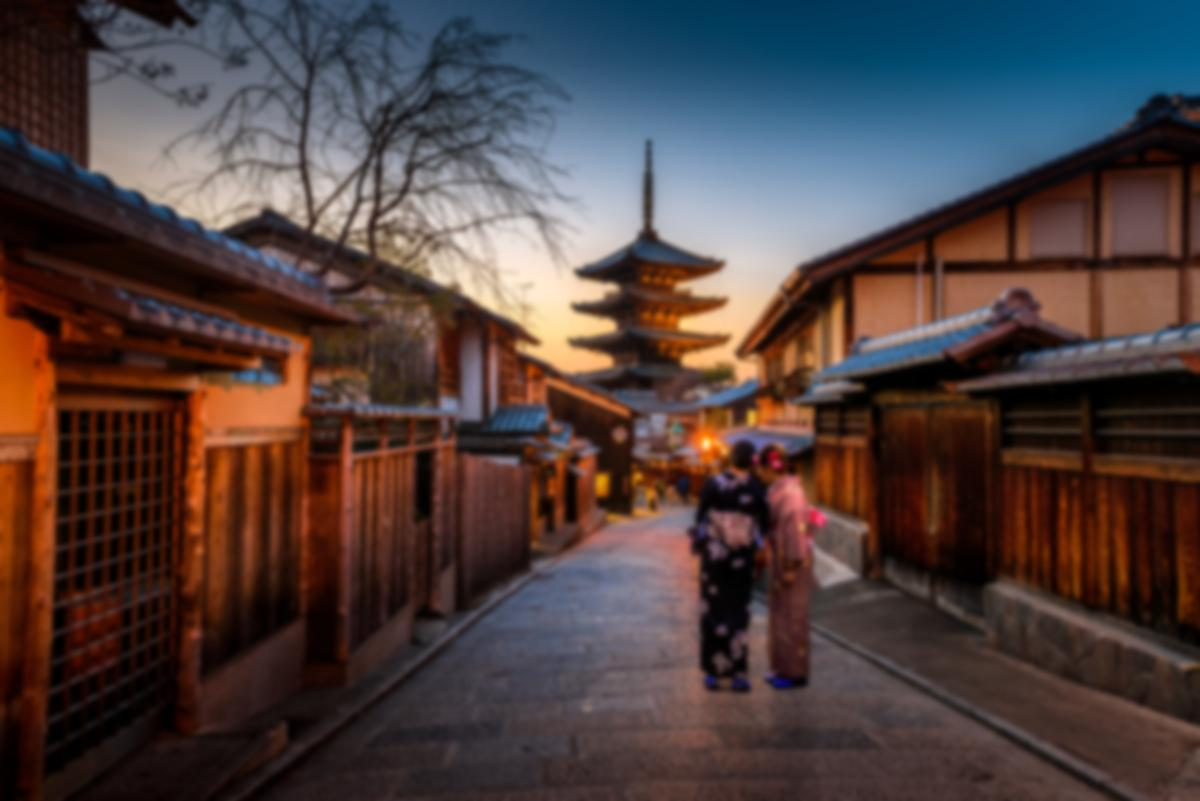
#> input picture Semana 05 - Multiprocessamento/Multiprocess/processed/photo-1493976040374-85c8e12f0c0e.jpg, 1200 x 801 px, found by its file name; its folder holds 4 pictures in this run
$ python process-images.py
#> lines starting #> are read from the running program, lines starting #| are printed output that depends on the picture
import time
import concurrent.futures
import os
from PIL import Image, ImageFilter


img_names = []
for names_imgs in os.listdir("./imgs"):
    img_names.append("imgs/" + names_imgs)

t1 = time.perf_counter()

size = (1200, 1200)


def process_image(img_name):
    img = Image.open(img_name)
#> img is the input picture: PIL image 1200x801 RGB; mean R, G, B 78.9, 64.6, 63.2

    img = img.filter(ImageFilter.GaussianBlur(15))
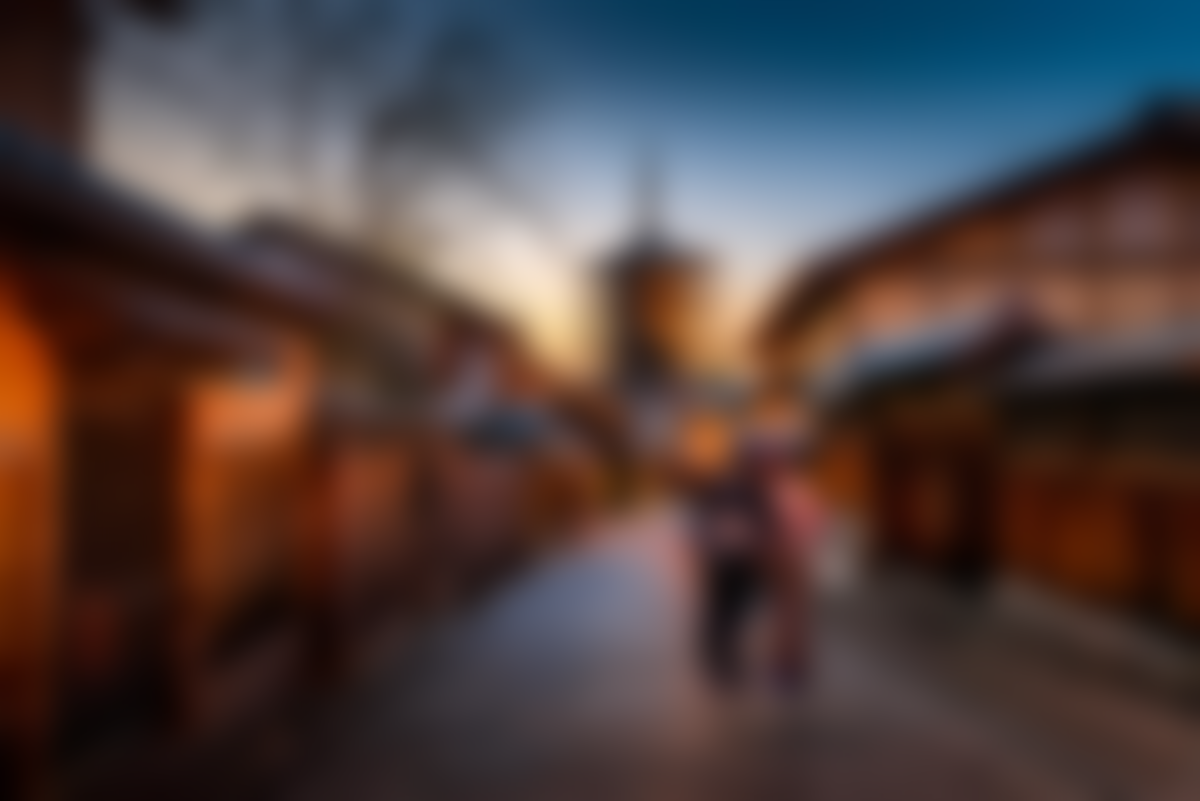
#> img: PIL image 1200x801 RGB; mean R, G, B 78.9, 64.6, 63.2

    img.thumbnail(size)
    img.save(f"processed/{img_name.replace('imgs/','')}")
    print(f"{img_name} was processed...")


with concurrent.futures.ProcessPoolExecutor() as executor:
    executor.map(process_image, img_names)


t2 = time.perf_counter()

print(f"Finished in {t2-t1} seconds")

$ run again, on Semana 05 - Multiprocessamento/Multiprocess/processed/photo-1516117172878-fd2c41f4a759.jpg
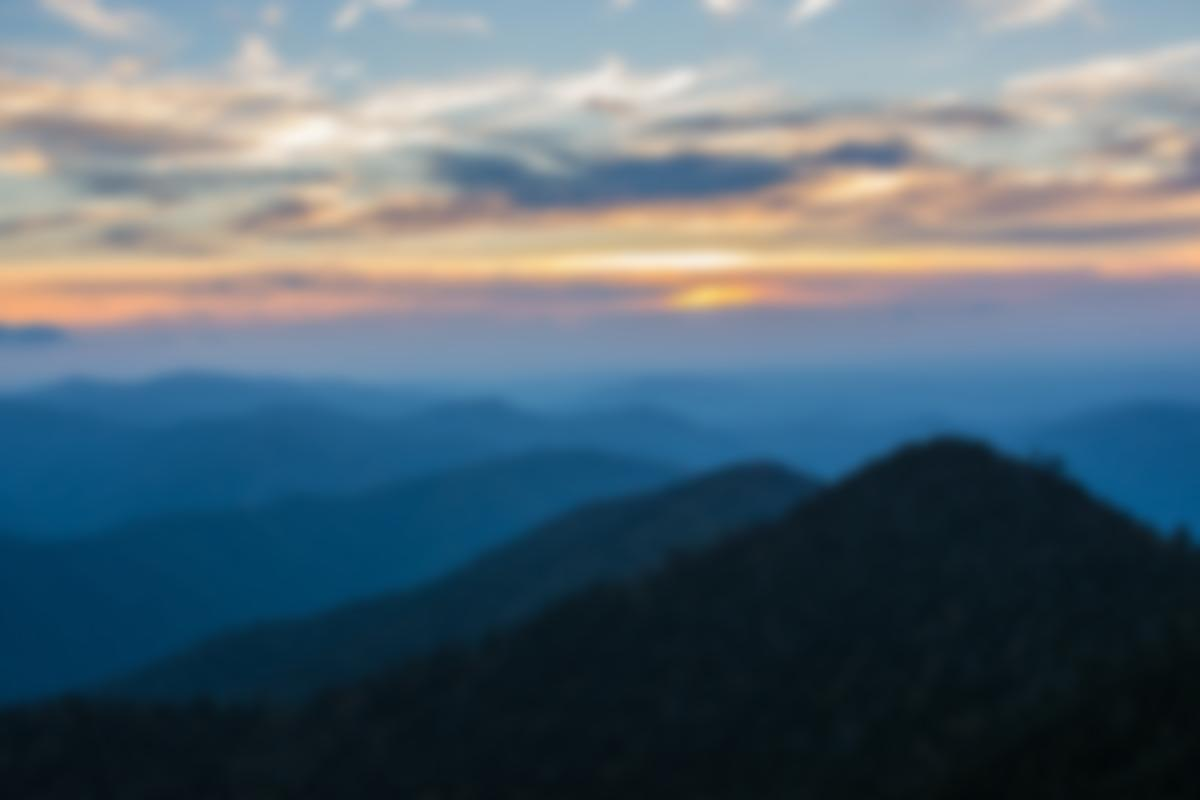
#> input picture Semana 05 - Multiprocessamento/Multiprocess/processed/photo-1516117172878-fd2c41f4a759.jpg, 1200 x 800 px, found by its file name
#> in process_image, img is the input picture: PIL image 1200x800 RGB; mean R, G, B 88, 105.2, 116.6
#> in process_image, `img = img.filter(ImageFilter.GaussianBlur(15))`:
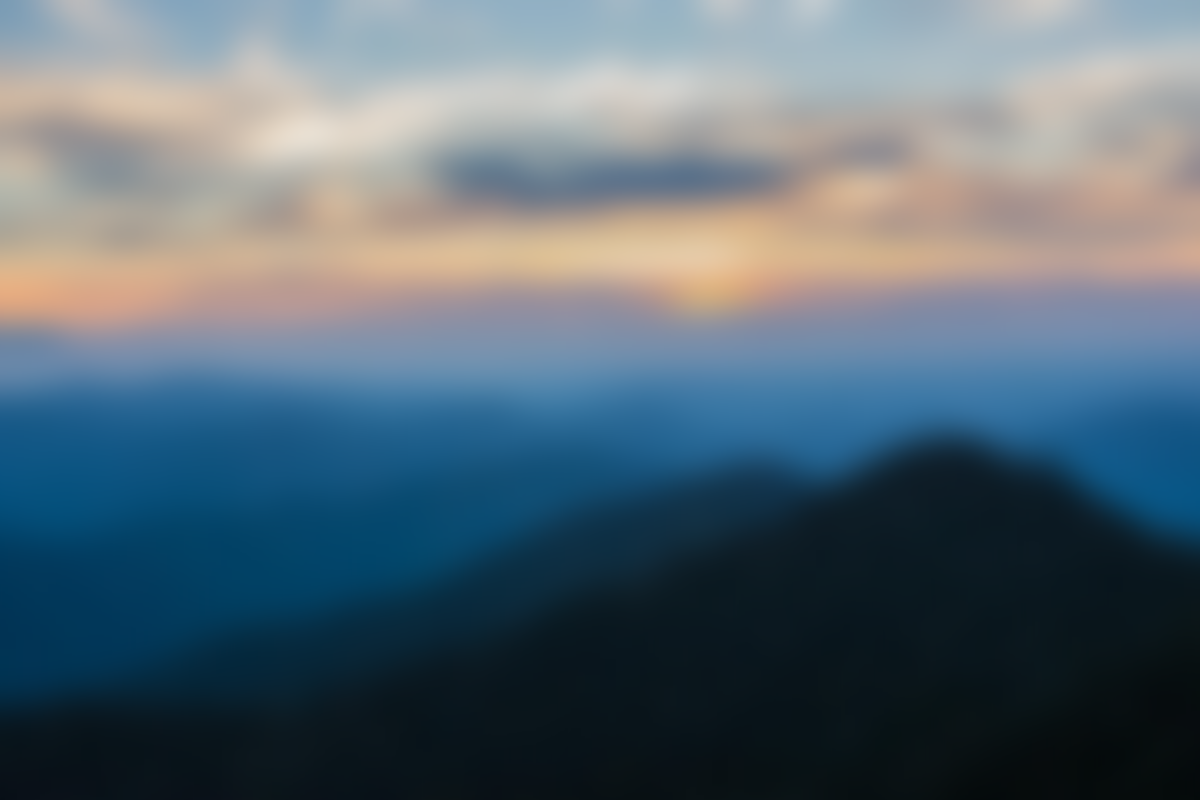
#> img: PIL image 1200x800 RGB; mean R, G, B 88, 105.2, 116.6

$ run again, on Semana 05 - Multiprocessamento/Multiprocess/processed/photo-1516972810927-80185027ca84.jpg
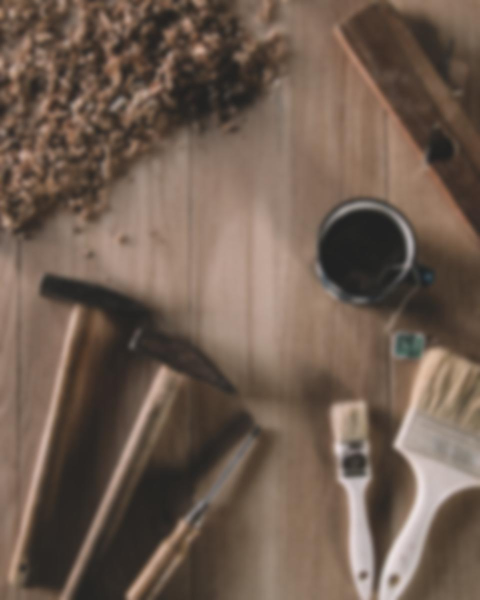
#> input picture Semana 05 - Multiprocessamento/Multiprocess/processed/photo-1516972810927-80185027ca84.jpg, 960 x 1200 px, found by its file name (shown at 1/2 size)
#> in process_image, img is the input picture: PIL image 960x1200 RGB; mean R, G, B 111.6, 93.1, 80.3
#> in process_image, `img = img.filter(ImageFilter.GaussianBlur(15))`:
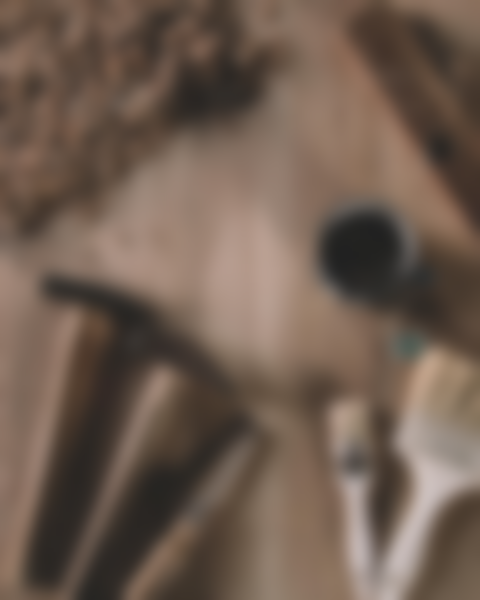
#> img: PIL image 960x1200 RGB (shown at 1/2 size); mean R, G, B 111.6, 93.1, 80.3

$ run again, on Semana 05 - Multiprocessamento/Multiprocess/processed/photo-1522364723953-452d3431c267.jpg
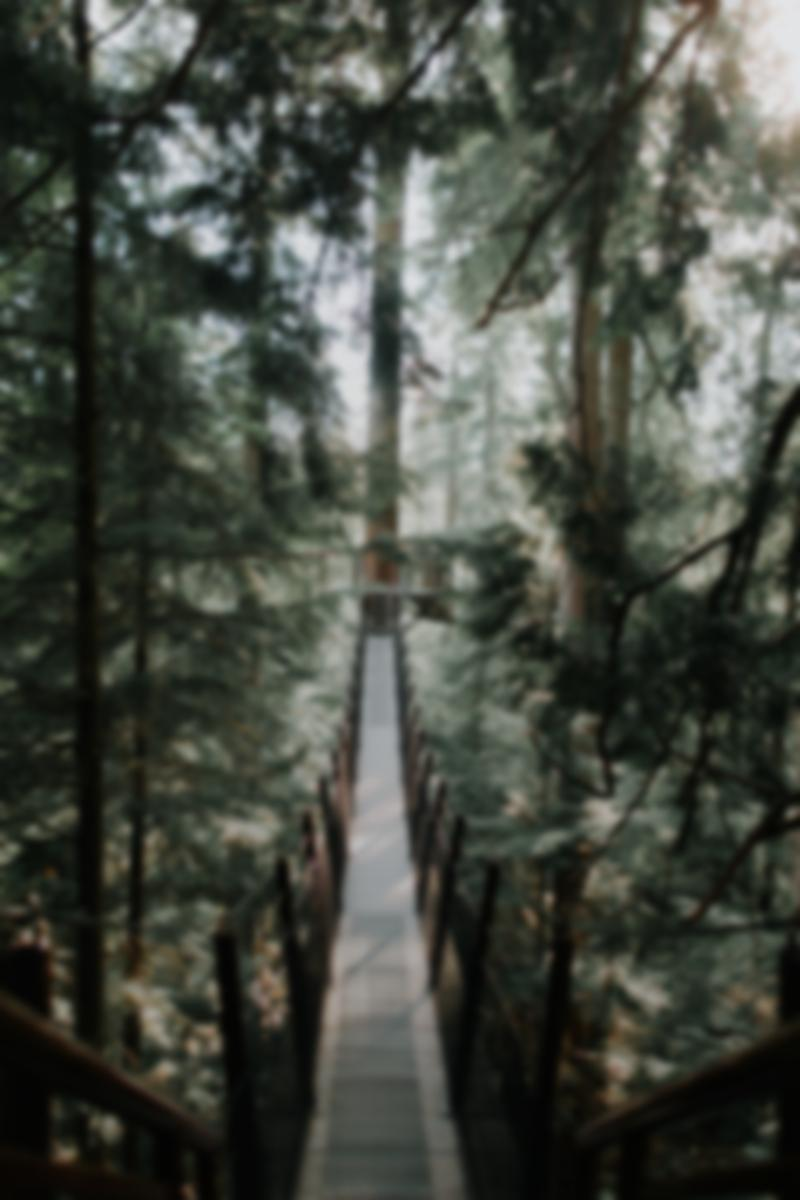
#> input picture Semana 05 - Multiprocessamento/Multiprocess/processed/photo-1522364723953-452d3431c267.jpg, 800 x 1200 px, found by its file name
#> in process_image, img is the input picture: PIL image 800x1200 RGB; mean R, G, B 69, 73.1, 64.5
#> in process_image, `img = img.filter(ImageFilter.GaussianBlur(15))`:
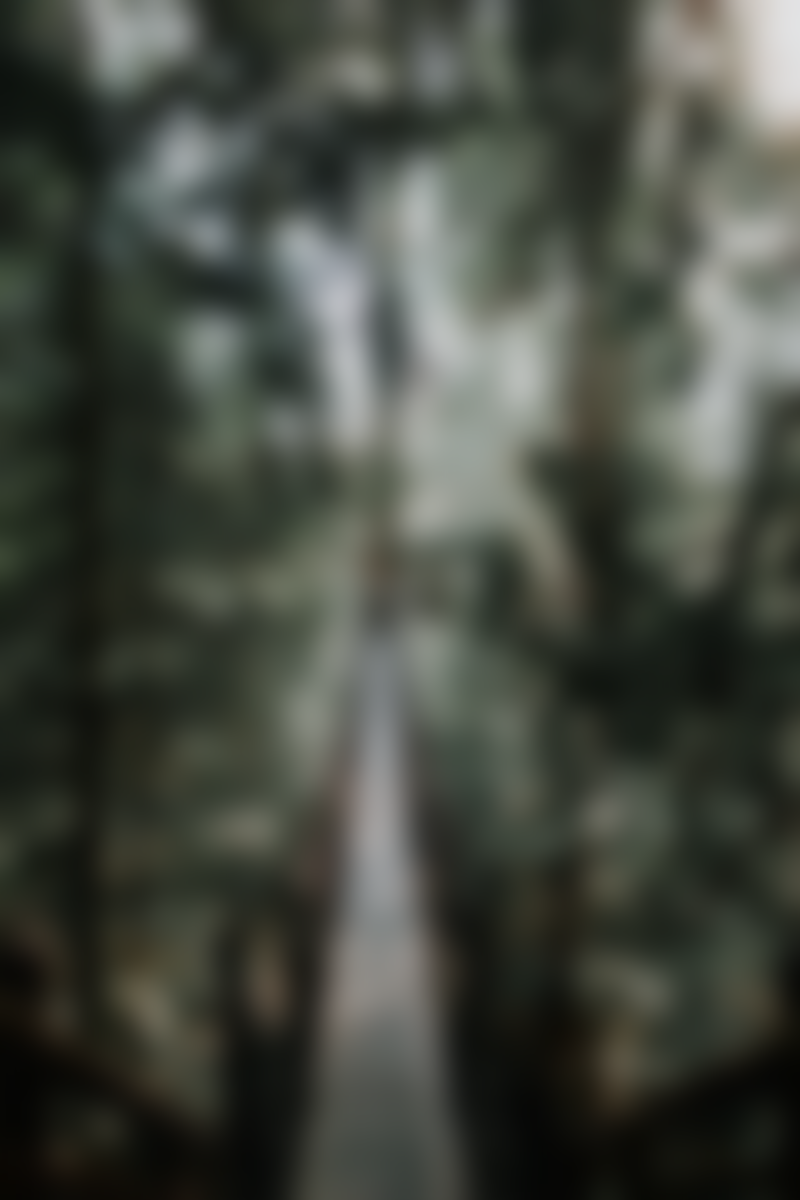
#> img: PIL image 800x1200 RGB; mean R, G, B 69, 73, 64.5
